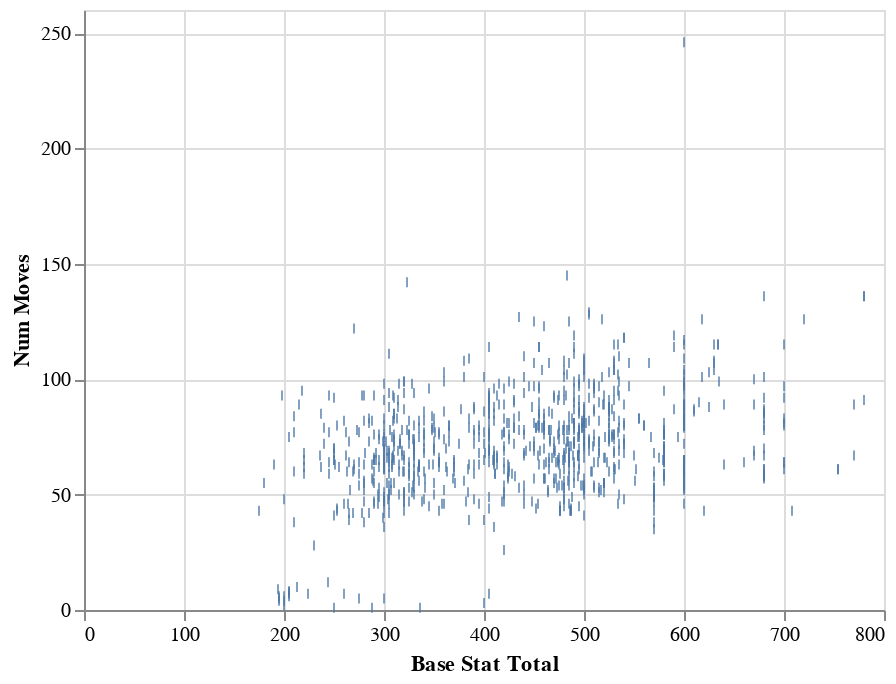

The notebook cell saved with this chart:
### Code cell
alt.Chart(df).mark_tick().encode(
    x = 'Base Stat Total',
    y = 'Num Moves'
)

### Figure 1 — Vega-Lite specification as saved in the notebook (floating-point values rounded to 4 significant figures; data arrays with more than 128 entries replaced by an {"elided": "..."} marker saying what was removed)
{"config": {"view": {"continuousWidth": 400, "continuousHeight": 300}}, "data": {"name": "data-2c9dc910ecec95856a29d675536d6846"}, "mark": "tick", "encoding": {"x": {"field": "Base Stat Total", "type": "quantitative"}, "y": {"field": "Num Moves", "type": "quantitative"}}, "$schema": "https://vega.github.io/schema/vega-lite/v4.17.0.json", "datasets": {"data-2c9dc910ecec95856a29d675536d6846": {"elided": "919 records"}}}
